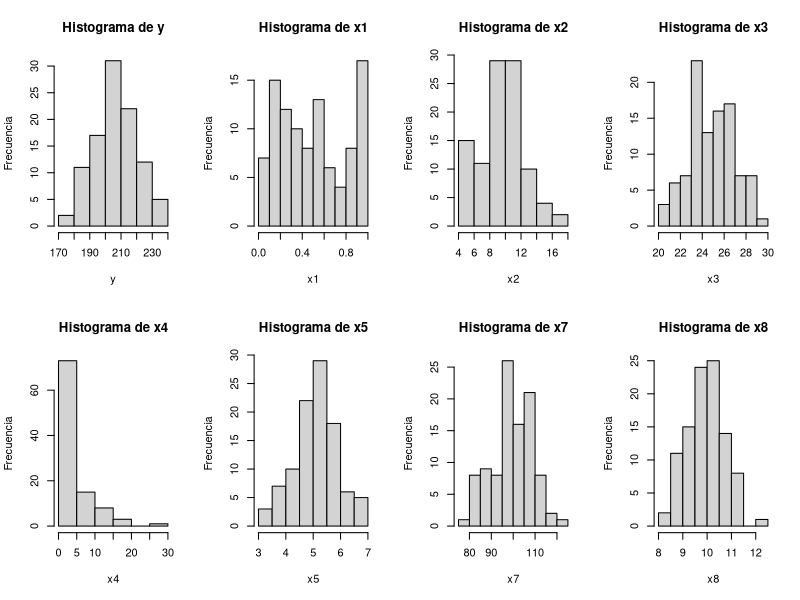
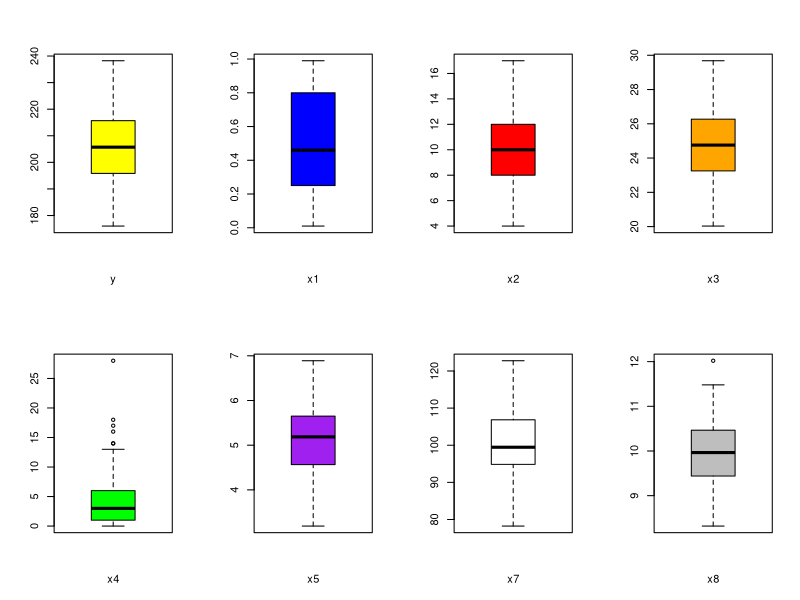
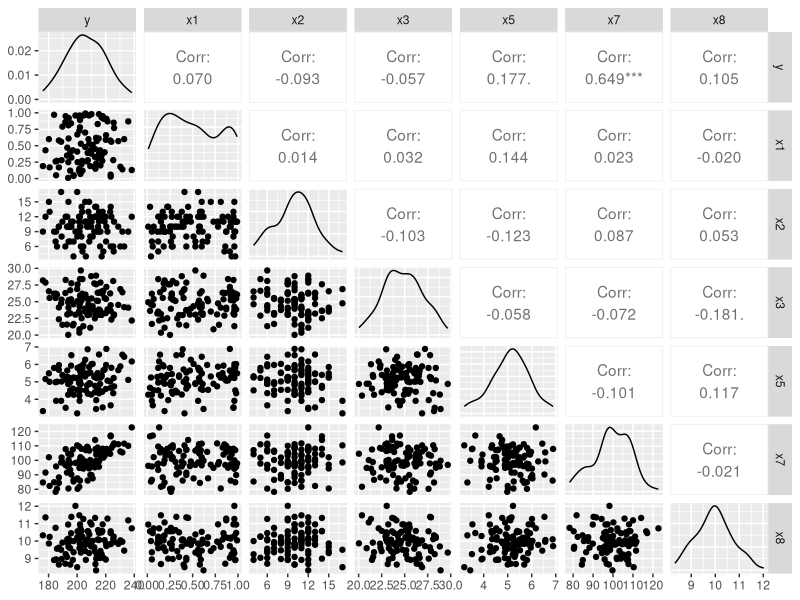
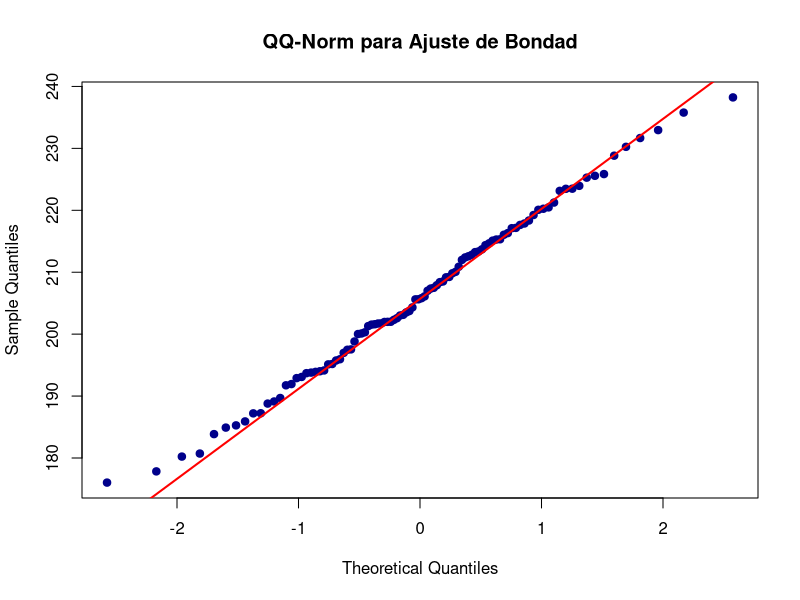
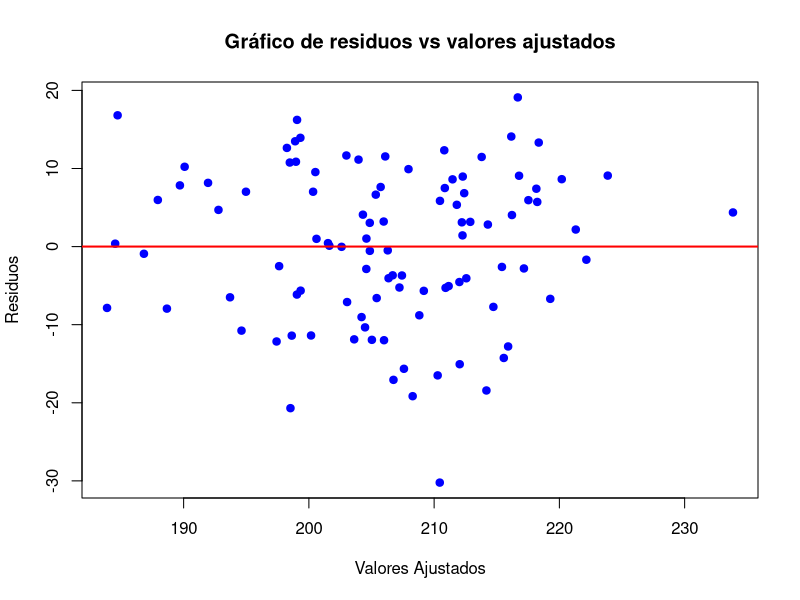
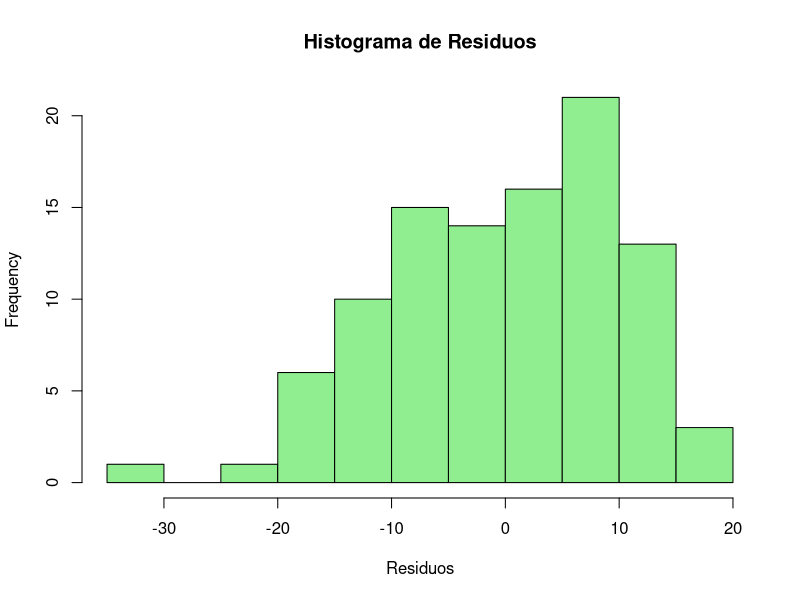
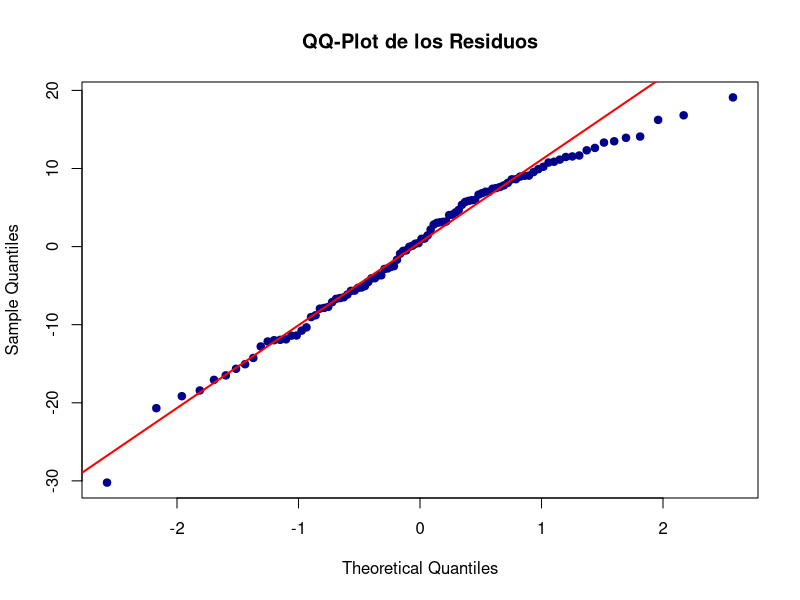

The R script that drew these images, in order:
# Proyecto Estadistica
# Carlos Ochoa Jose Perez

# Crear carpeta para guardar todos los gráficos
img_dir <- "c:/Users/josej/Documents/proyecto_final_estadisticas/imagenes"
if (!dir.exists(img_dir)) {
  dir.create(img_dir, recursive = TRUE)
}

# Datos del lab

Datos_ProyectoP7 <- read.delim("./Datos_ProyectoP7.txt", header = T) # nolint

y <- Datos_ProyectoP7$y
x1 <- Datos_ProyectoP7$x1
x2 <- Datos_ProyectoP7$x2
x3 <- Datos_ProyectoP7$x3
x4 <- Datos_ProyectoP7$x4
x5 <- Datos_ProyectoP7$x5
x6 <- Datos_ProyectoP7$x6
x7 <- Datos_ProyectoP7$x7
x8 <- Datos_ProyectoP7$x8

# histogramas de frecuencia

png(filename = file.path(img_dir, "1_histogramas_frecuencia.png"), width = 800, height = 600)
par(mfrow = c(2, 4))
hist(y, main = "Histograma de y", ylab = "Frecuencia", xlab = "y")
hist(x1, main = "Histograma de x1", ylab = "Frecuencia", xlab = "x1")
hist(x2, main = "Histograma de x2", ylab = "Frecuencia", xlab = "x2")
hist(x3, main = "Histograma de x3", ylab = "Frecuencia", xlab = "x3")
hist(x4, main = "Histograma de x4", ylab = "Frecuencia", xlab = "x4")
hist(x5, main = "Histograma de x5", ylab = "Frecuencia", xlab = "x5")
hist(x7, main = "Histograma de x7", ylab = "Frecuencia", xlab = "x7")
hist(x8, main = "Histograma de x8", ylab = "Frecuencia", xlab = "x8")
dev.off()

# Diagramas de caja

png(filename = file.path(img_dir, "2_diagramas_caja.png"), width = 800, height = 600)
par(mfrow = c(2, 4))
boxplot(y, col = "yellow", horizontal = F, xlab = "y")
boxplot(x1, col = "blue", horizontal = F, xlab = "x1")
boxplot(x2, col = "red", horizontal = F, xlab = "x2")
boxplot(x3, col = "orange", horizontal = F, xlab = "x3")
boxplot(x4, col = "green", horizontal = F, xlab = "x4")
boxplot(x5, col = "purple", horizontal = F, xlab = "x5")
boxplot(x7, col = "white", horizontal = F, xlab = "x7")
boxplot(x8, col = "gray", horizontal = F, xlab = "x8")
dev.off()

# Analisis descriptivo

media <- c(mean(y), mean(x1), mean(x2), mean(x3), mean(x4), mean(x5), mean(x7), mean(x8))
medianas <- c(median(y), median(x1), median(x2), median(x3), median(x4), median(x5), median(x7), median(x8))
des_est <- c(sd(y), sd(x1), sd(x2), sd(x3), sd(x4), sd(x5), sd(x7), sd(x8))
minimo <- c(min(y), min(x1), min(x2), min(x3), min(x4), min(x5), min(x7), min(x8))
maximo <- c(max(y), max(x1), max(x2), max(x3), max(x4), max(x5), max(x7), max(x8))

# Intervalos de confianza 95% para cada clase de publicidad

alfa <- 1 - 0.95
n <- length(y)
cuantil <- qnorm(1 - alfa / 2)

# Publicidad en TV(x3)

LIx3 <- mean(x3) - cuantil * sqrt(var(x3) / n)
LSx3 <- mean(x3) + cuantil * sqrt(var(x3) / n)
Intervalox3 <- c(LIx3, LSx3)

# Publicidad de radio(x5)

LIx5 <- mean(x5) - cuantil * sqrt(var(x5) / n)
LSx5 <- mean(x5) + cuantil * sqrt(var(x5) / n)
Intervalox5 <- c(LIx5, LSx5)

# Publicidad en redes sociales(x7)

LIx7 <- mean(x7) - cuantil * sqrt(var(x7) / n)
LSx7 <- mean(x7) + cuantil * sqrt(var(x7) / n)
Intervalox7 <- c(LIx7, LSx7)

# Publicidad en medios impresos(x8)

LIx8 <- mean(x8) - cuantil * sqrt(var(x8) / n)
LSx8 <- mean(x8) + cuantil * sqrt(var(x8) / n)
Intervalox8 <- c(LIx8, LSx8)

# Matriz de correlacion

mat_cor <- cor(Datos_ProyectoP7[, c("y", "x1", "x2", "x3", "x4", "x5", "x7", "x8")])

# Grafico de dispersion y correlacion

png(filename = file.path(img_dir, "3_grafico_dispersion_correlacion.png"), width = 800, height = 600)
library(ggplot2) # Libreria instalada
library(GGally) # Libreria instalada
plot_obj <- ggpairs(Datos_ProyectoP7, columns = c("y", "x1", "x2", "x3", "x5", "x7", "x8"))
print(plot_obj)
dev.off()

# Ajuste de bondad (y)

hist(y, plot = F)
r <- 2
frec_y <- c(2, 11, 17, 31, 22, 12, 5)
png(filename = file.path(img_dir, "4_qqnorm_ajuste_bondad.png"), width = 800, height = 600)
qqnorm(y, main = "QQ-Norm para Ajuste de Bondad", pch = 19, col = "darkblue")
qqline(y, col = "red", lwd = 2)
dev.off()
ky <- length(frec_y)
ny <- sum(frec_y)
my <- c(175, 185, 195, 205, 215, 225, 235)
xbar <- sum(frec_y * my) / ny
x_bar <- rep(xbar, ky)
s2 <- sum(frec_y * (my - x_bar)^2) / (n - 1)
s <- sqrt(s2)
py <- pnorm(18:24 * 10, xbar, s) - pnorm(17:23 * 10, xbar, s)
chi2_obs <- sum((frec_y - ny * py)^2 / (ny * py))
chi2_alpha <- qchisq(1 - alfa, ky - 1 - r)
p_valor <- 1 - pchisq(chi2_obs, ky - 1 - r)

# Modelo de regresion simple y,x3,x5,x7,x8

modeloyx3 <- lm(y ~ x3)
summary(modeloyx3)
modeloyx5 <- lm(y ~ x5)
summary(modeloyx5)
modeloyx7 <- lm(y ~ x7)
summary(modeloyx7) # el mejor modelo de acuerdo al R^2
modeloyx8 <- lm(y ~ x8)
summary(modeloyx8)

# Modelo lineal multiple y,x3,x5,x7,x8

modelo1 <- lm(y ~ x3 + x5 + x7 + x8)
summary(modelo1)

# Eliminamos x3

modelo2 <- lm(y ~ x5 + x7 + x8)
summary(modelo2)

# Eliminamos x8

modelo3 <- lm(y ~ x5 + x7)
summary(modelo3) # modelo aceptado

# Modelo final
modelo_final <- modelo3


# Resumen del modelo final

# Extraer residuos y valores ajustados del modelo final
residuos <- resid(modelo_final)
ajustados <- fitted(modelo_final)
# Se elimina el par(mfrow = c(1, 3)) para generar gráficos individuales

# Guardar gráfico de residuos vs valores ajustados
png(filename = file.path(img_dir, "5_residuos_vs_valores_ajustados.png"))  # Guarda el gráfico con nombre descriptivo
plot(ajustados, residuos, 
     main = "Gráfico de residuos vs valores ajustados", 
     xlab = "Valores Ajustados", 
     ylab = "Residuos",
     pch = 19, col = "blue")
abline(h = 0, col = "red", lwd = 2)
dev.off()  # Cierra el dispositivo gráfico

# Guardar histograma de los residuos
png(filename = file.path(img_dir, "6_histograma_residuos.png"))  # Guarda el histograma con nombre descriptivo
hist(residuos, 
     main = "Histograma de Residuos", 
     xlab = "Residuos", 
     col = "lightgreen", border = "black")
dev.off()  # Cierra el dispositivo gráfico

# Guardar QQ-plot de los residuos
png(filename = file.path(img_dir, "7_qqplot_residuos.png"))  # Guarda el QQ-plot con nombre descriptivo
qqnorm(residuos, main = "QQ-Plot de los Residuos", pch = 19, col = "darkblue")
qqline(residuos, col = "red", lwd = 2)
dev.off()  # Cierra el dispositivo gráfico

# Prueba de Shapiro-Wilk
shapiro_result <- shapiro.test(residuos)
print(shapiro_result)

